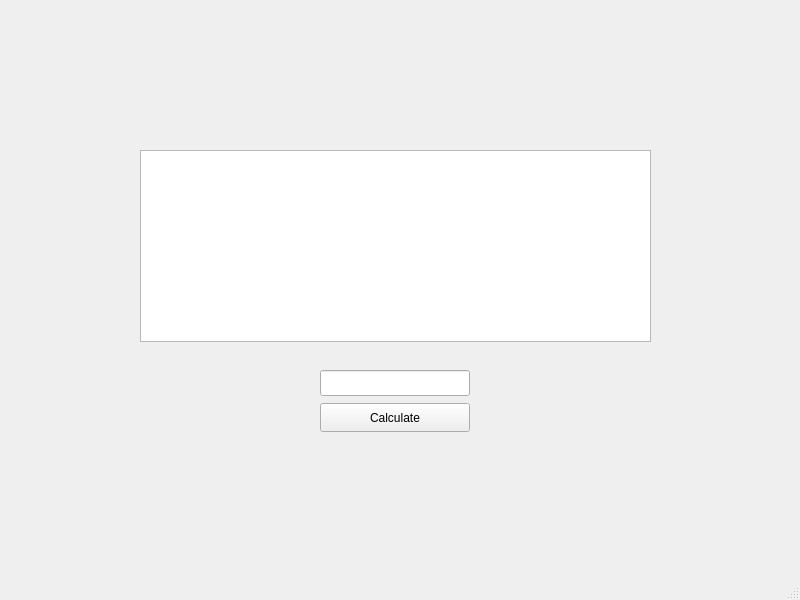
<?xml version="1.0" encoding="UTF-8"?>
<ui version="4.0">
 <class>MainWindow</class>
 <widget class="QMainWindow" name="MainWindow">
  <property name="geometry">
   <rect>
    <x>0</x>
    <y>0</y>
    <width>800</width>
    <height>600</height>
   </rect>
  </property>
  <property name="windowTitle">
   <string>MainWindow</string>
  </property>
  <widget class="QWidget" name="centralwidget">
   <widget class="QTextBrowser" name="textBrowser">
    <property name="geometry">
     <rect>
      <x>140</x>
      <y>150</y>
      <width>511</width>
      <height>192</height>
     </rect>
    </property>
   </widget>
   <widget class="QPushButton" name="calculateButton">
    <property name="geometry">
     <rect>
      <x>320</x>
      <y>403</y>
      <width>150</width>
      <height>29</height>
     </rect>
    </property>
    <property name="text">
     <string>Calculate</string>
    </property>
   </widget>
   <widget class="QLineEdit" name="lineEdit">
    <property name="geometry">
     <rect>
      <x>320</x>
      <y>370</y>
      <width>150</width>
      <height>26</height>
     </rect>
    </property>
   </widget>
  </widget>
  <widget class="QMenuBar" name="menubar">
   <property name="geometry">
    <rect>
     <x>0</x>
     <y>0</y>
     <width>800</width>
     <height>26</height>
    </rect>
   </property>
  </widget>
  <widget class="QStatusBar" name="statusbar"/>
 </widget>
 <resources/>
 <connections/>
</ui>
